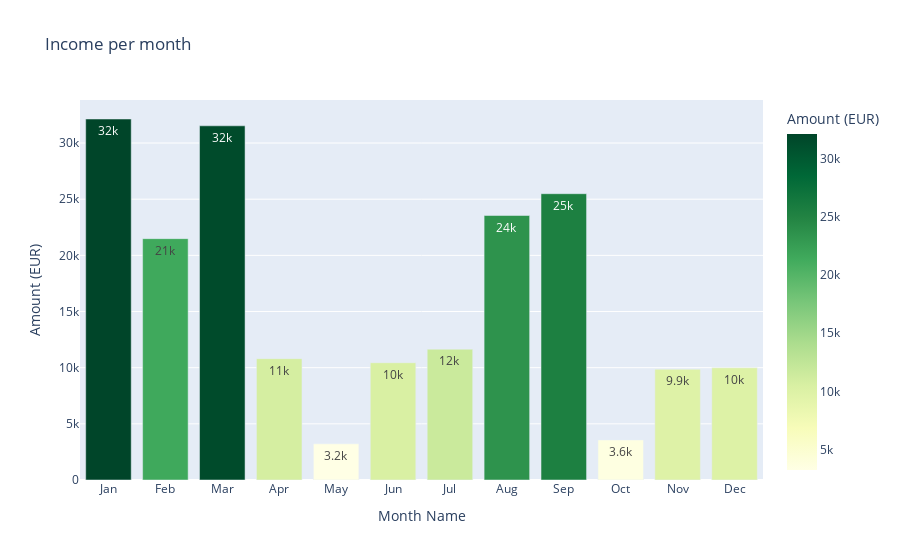

Here is the notebook cell this chart was saved with:
### Code cell
income_monthly_2023 = make_monthly_bar_chart(df, 2023, 'Income')
income_monthly_2023

### Figure 1 — Plotly figure (JSON) as saved in the notebook; plotly's stock layout.template omitted (floating-point values rounded to 4 significant figures)
{"data": [{"alignmentgroup": "True", "hovertemplate": "Month Name=%{x}<br>Amount (EUR)=%{marker.color}<extra></extra>", "legendgroup": "", "marker": {"color": [32140.0, 21490.0, 31530.0, 10800.0, 3228.0, 10440.0, 11650.0, 23550.0, 25490.0, 3558.0, 9859.0, 9988.0], "coloraxis": "coloraxis", "pattern": {"shape": ""}}, "name": "", "offsetgroup": "", "orientation": "v", "showlegend": false, "textposition": "auto", "texttemplate": "%{y:.2s}", "type": "bar", "x": ["Jan", "Feb", "Mar", "Apr", "May", "Jun", "Jul", "Aug", "Sep", "Oct", "Nov", "Dec"], "xaxis": "x", "y": [32140.0, 21490.0, 31530.0, 10800.0, 3228.0, 10440.0, 11650.0, 23550.0, 25490.0, 3558.0, 9859.0, 9988.0], "yaxis": "y"}], "layout": {"barmode": "relative", "coloraxis": {"colorbar": {"title": {"text": "Amount (EUR)"}}, "colorscale": [[0, "rgb(255,255,229)"], [0.125, "rgb(247,252,185)"], [0.25, "rgb(217,240,163)"], [0.375, "rgb(173,221,142)"], [0.5, "rgb(120,198,121)"], [0.625, "rgb(65,171,93)"], [0.75, "rgb(35,132,67)"], [0.875, "rgb(0,104,55)"], [1, "rgb(0,69,41)"]]}, "legend": {"tracegroupgap": 0}, "title": {"text": "Income per month"}, "xaxis": {"anchor": "y", "domain": [0, 1], "title": {"text": "Month Name"}}, "yaxis": {"anchor": "x", "domain": [0, 1], "title": {"text": "Amount (EUR)"}}}}
